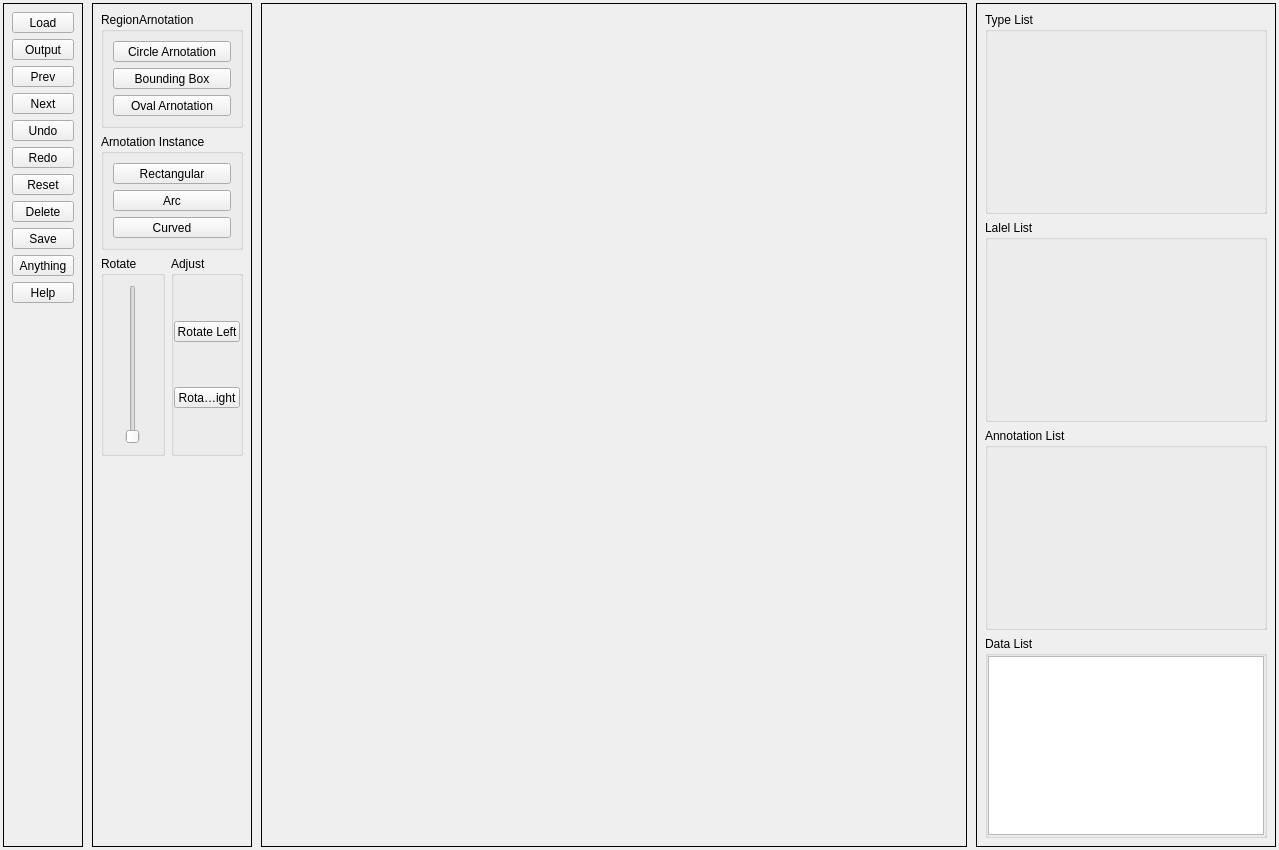
<?xml version="1.0" encoding="UTF-8"?>
<ui version="4.0">
 <class>SNet</class>
 <widget class="QWidget" name="SNet">
  <property name="geometry">
   <rect>
    <x>0</x>
    <y>0</y>
    <width>1279</width>
    <height>850</height>
   </rect>
  </property>
  <property name="windowTitle">
   <string>Form</string>
  </property>
  <layout class="QHBoxLayout" name="horizontalLayout">
   <property name="spacing">
    <number>9</number>
   </property>
   <property name="leftMargin">
    <number>3</number>
   </property>
   <property name="topMargin">
    <number>3</number>
   </property>
   <property name="rightMargin">
    <number>3</number>
   </property>
   <property name="bottomMargin">
    <number>3</number>
   </property>
   <item>
    <widget class="QWidget" name="widget" native="true">
     <property name="sizePolicy">
      <sizepolicy hsizetype="Maximum" vsizetype="Preferred">
       <horstretch>0</horstretch>
       <verstretch>0</verstretch>
      </sizepolicy>
     </property>
     <property name="minimumSize">
      <size>
       <width>80</width>
       <height>0</height>
      </size>
     </property>
     <property name="maximumSize">
      <size>
       <width>80</width>
       <height>16777215</height>
      </size>
     </property>
     <property name="styleSheet">
      <string notr="true">#widget{
 border:1px solid black;
}
</string>
     </property>
     <layout class="QVBoxLayout" name="verticalLayout">
      <item>
       <widget class="QToolButton" name="pushButton">
        <property name="sizePolicy">
         <sizepolicy hsizetype="Preferred" vsizetype="Fixed">
          <horstretch>0</horstretch>
          <verstretch>0</verstretch>
         </sizepolicy>
        </property>
        <property name="text">
         <string>Load</string>
        </property>
       </widget>
      </item>
      <item>
       <widget class="QToolButton" name="pushButton_11">
        <property name="sizePolicy">
         <sizepolicy hsizetype="Preferred" vsizetype="Fixed">
          <horstretch>0</horstretch>
          <verstretch>0</verstretch>
         </sizepolicy>
        </property>
        <property name="text">
         <string>Output</string>
        </property>
       </widget>
      </item>
      <item>
       <widget class="QToolButton" name="pushButton_9">
        <property name="sizePolicy">
         <sizepolicy hsizetype="Expanding" vsizetype="Fixed">
          <horstretch>0</horstretch>
          <verstretch>0</verstretch>
         </sizepolicy>
        </property>
        <property name="text">
         <string>Prev</string>
        </property>
       </widget>
      </item>
      <item>
       <widget class="QToolButton" name="pushButton_12">
        <property name="sizePolicy">
         <sizepolicy hsizetype="Expanding" vsizetype="Fixed">
          <horstretch>0</horstretch>
          <verstretch>0</verstretch>
         </sizepolicy>
        </property>
        <property name="text">
         <string>Next</string>
        </property>
       </widget>
      </item>
      <item>
       <widget class="QToolButton" name="pushButton_2">
        <property name="sizePolicy">
         <sizepolicy hsizetype="Expanding" vsizetype="Fixed">
          <horstretch>0</horstretch>
          <verstretch>0</verstretch>
         </sizepolicy>
        </property>
        <property name="text">
         <string>Undo</string>
        </property>
       </widget>
      </item>
      <item>
       <widget class="QToolButton" name="pushButton_3">
        <property name="sizePolicy">
         <sizepolicy hsizetype="Expanding" vsizetype="Fixed">
          <horstretch>0</horstretch>
          <verstretch>0</verstretch>
         </sizepolicy>
        </property>
        <property name="text">
         <string>Redo</string>
        </property>
       </widget>
      </item>
      <item>
       <widget class="QToolButton" name="pushButton_4">
        <property name="sizePolicy">
         <sizepolicy hsizetype="Expanding" vsizetype="Fixed">
          <horstretch>0</horstretch>
          <verstretch>0</verstretch>
         </sizepolicy>
        </property>
        <property name="text">
         <string>Reset</string>
        </property>
       </widget>
      </item>
      <item>
       <widget class="QToolButton" name="pushButton_15">
        <property name="sizePolicy">
         <sizepolicy hsizetype="Expanding" vsizetype="Fixed">
          <horstretch>0</horstretch>
          <verstretch>0</verstretch>
         </sizepolicy>
        </property>
        <property name="text">
         <string>Delete</string>
        </property>
       </widget>
      </item>
      <item>
       <widget class="QToolButton" name="pushButton_16">
        <property name="sizePolicy">
         <sizepolicy hsizetype="Expanding" vsizetype="Fixed">
          <horstretch>0</horstretch>
          <verstretch>0</verstretch>
         </sizepolicy>
        </property>
        <property name="text">
         <string>Save</string>
        </property>
       </widget>
      </item>
      <item>
       <widget class="QToolButton" name="pushButton_20">
        <property name="sizePolicy">
         <sizepolicy hsizetype="Expanding" vsizetype="Fixed">
          <horstretch>0</horstretch>
          <verstretch>0</verstretch>
         </sizepolicy>
        </property>
        <property name="text">
         <string>Anything</string>
        </property>
       </widget>
      </item>
      <item>
       <widget class="QToolButton" name="pushButton_18">
        <property name="sizePolicy">
         <sizepolicy hsizetype="Expanding" vsizetype="Fixed">
          <horstretch>0</horstretch>
          <verstretch>0</verstretch>
         </sizepolicy>
        </property>
        <property name="text">
         <string>Help</string>
        </property>
       </widget>
      </item>
      <item>
       <spacer name="verticalSpacer_2">
        <property name="orientation">
         <enum>Qt::Vertical</enum>
        </property>
        <property name="sizeHint" stdset="0">
         <size>
          <width>20</width>
          <height>723</height>
         </size>
        </property>
       </spacer>
      </item>
     </layout>
    </widget>
   </item>
   <item>
    <widget class="QWidget" name="widget_2" native="true">
     <property name="sizePolicy">
      <sizepolicy hsizetype="Maximum" vsizetype="Preferred">
       <horstretch>0</horstretch>
       <verstretch>0</verstretch>
      </sizepolicy>
     </property>
     <property name="minimumSize">
      <size>
       <width>160</width>
       <height>0</height>
      </size>
     </property>
     <property name="maximumSize">
      <size>
       <width>160</width>
       <height>16777215</height>
      </size>
     </property>
     <property name="styleSheet">
      <string notr="true">#widget_2{
 border:1px solid black;
}</string>
     </property>
     <layout class="QVBoxLayout" name="verticalLayout_5">
      <item>
       <widget class="QGroupBox" name="groupBox_5">
        <property name="title">
         <string>RegionArnotation</string>
        </property>
        <layout class="QVBoxLayout" name="verticalLayout_7">
         <property name="leftMargin">
          <number>9</number>
         </property>
         <property name="topMargin">
          <number>9</number>
         </property>
         <item>
          <widget class="QToolButton" name="pushButton_8">
           <property name="sizePolicy">
            <sizepolicy hsizetype="Expanding" vsizetype="Fixed">
             <horstretch>0</horstretch>
             <verstretch>0</verstretch>
            </sizepolicy>
           </property>
           <property name="text">
            <string>Circle Arnotation</string>
           </property>
          </widget>
         </item>
         <item>
          <widget class="QToolButton" name="pushButton_6">
           <property name="sizePolicy">
            <sizepolicy hsizetype="Expanding" vsizetype="Fixed">
             <horstretch>0</horstretch>
             <verstretch>0</verstretch>
            </sizepolicy>
           </property>
           <property name="text">
            <string>Bounding Box</string>
           </property>
          </widget>
         </item>
         <item>
          <widget class="QToolButton" name="pushButton_7">
           <property name="sizePolicy">
            <sizepolicy hsizetype="Expanding" vsizetype="Fixed">
             <horstretch>0</horstretch>
             <verstretch>0</verstretch>
            </sizepolicy>
           </property>
           <property name="text">
            <string>Oval Arnotation</string>
           </property>
          </widget>
         </item>
        </layout>
       </widget>
      </item>
      <item>
       <widget class="QGroupBox" name="groupBox_8">
        <property name="title">
         <string>Arnotation Instance</string>
        </property>
        <layout class="QVBoxLayout" name="verticalLayout_4">
         <item>
          <widget class="QToolButton" name="pushButton_5">
           <property name="sizePolicy">
            <sizepolicy hsizetype="MinimumExpanding" vsizetype="Fixed">
             <horstretch>0</horstretch>
             <verstretch>0</verstretch>
            </sizepolicy>
           </property>
           <property name="text">
            <string>Rectangular</string>
           </property>
          </widget>
         </item>
         <item>
          <widget class="QToolButton" name="pushButton_10">
           <property name="sizePolicy">
            <sizepolicy hsizetype="MinimumExpanding" vsizetype="Fixed">
             <horstretch>0</horstretch>
             <verstretch>0</verstretch>
            </sizepolicy>
           </property>
           <property name="text">
            <string>Arc</string>
           </property>
          </widget>
         </item>
         <item>
          <widget class="QToolButton" name="pushButton_17">
           <property name="sizePolicy">
            <sizepolicy hsizetype="MinimumExpanding" vsizetype="Fixed">
             <horstretch>0</horstretch>
             <verstretch>0</verstretch>
            </sizepolicy>
           </property>
           <property name="text">
            <string>Curved</string>
           </property>
          </widget>
         </item>
        </layout>
       </widget>
      </item>
      <item>
       <layout class="QHBoxLayout" name="horizontalLayout_2">
        <item>
         <widget class="QGroupBox" name="groupBox_6">
          <property name="sizePolicy">
           <sizepolicy hsizetype="Preferred" vsizetype="Expanding">
            <horstretch>0</horstretch>
            <verstretch>0</verstretch>
           </sizepolicy>
          </property>
          <property name="minimumSize">
           <size>
            <width>0</width>
            <height>200</height>
           </size>
          </property>
          <property name="maximumSize">
           <size>
            <width>16777215</width>
            <height>200</height>
           </size>
          </property>
          <property name="title">
           <string>Rotate</string>
          </property>
          <layout class="QHBoxLayout" name="horizontalLayout_7">
           <property name="leftMargin">
            <number>0</number>
           </property>
           <property name="topMargin">
            <number>9</number>
           </property>
           <property name="rightMargin">
            <number>0</number>
           </property>
           <item>
            <spacer name="horizontalSpacer_2">
             <property name="orientation">
              <enum>Qt::Horizontal</enum>
             </property>
             <property name="sizeHint" stdset="0">
              <size>
               <width>40</width>
               <height>20</height>
              </size>
             </property>
            </spacer>
           </item>
           <item>
            <widget class="QSlider" name="verticalSlider">
             <property name="sizePolicy">
              <sizepolicy hsizetype="Fixed" vsizetype="Expanding">
               <horstretch>0</horstretch>
               <verstretch>200</verstretch>
              </sizepolicy>
             </property>
             <property name="orientation">
              <enum>Qt::Vertical</enum>
             </property>
            </widget>
           </item>
           <item>
            <spacer name="horizontalSpacer">
             <property name="orientation">
              <enum>Qt::Horizontal</enum>
             </property>
             <property name="sizeHint" stdset="0">
              <size>
               <width>40</width>
               <height>20</height>
              </size>
             </property>
            </spacer>
           </item>
          </layout>
         </widget>
        </item>
        <item>
         <widget class="QGroupBox" name="groupBox_7">
          <property name="title">
           <string>Adjust</string>
          </property>
          <layout class="QVBoxLayout" name="verticalLayout_3">
           <property name="spacing">
            <number>0</number>
           </property>
           <property name="leftMargin">
            <number>0</number>
           </property>
           <property name="topMargin">
            <number>0</number>
           </property>
           <property name="rightMargin">
            <number>0</number>
           </property>
           <property name="bottomMargin">
            <number>0</number>
           </property>
           <item>
            <widget class="QToolButton" name="pushButton_13">
             <property name="sizePolicy">
              <sizepolicy hsizetype="Preferred" vsizetype="Fixed">
               <horstretch>0</horstretch>
               <verstretch>0</verstretch>
              </sizepolicy>
             </property>
             <property name="text">
              <string>Rotate Left</string>
             </property>
            </widget>
           </item>
           <item>
            <widget class="QToolButton" name="pushButton_14">
             <property name="sizePolicy">
              <sizepolicy hsizetype="Preferred" vsizetype="Fixed">
               <horstretch>0</horstretch>
               <verstretch>0</verstretch>
              </sizepolicy>
             </property>
             <property name="text">
              <string>Rotate Right</string>
             </property>
            </widget>
           </item>
          </layout>
         </widget>
        </item>
       </layout>
      </item>
      <item>
       <spacer name="verticalSpacer">
        <property name="orientation">
         <enum>Qt::Vertical</enum>
        </property>
        <property name="sizeHint" stdset="0">
         <size>
          <width>20</width>
          <height>623</height>
         </size>
        </property>
       </spacer>
      </item>
     </layout>
    </widget>
   </item>
   <item>
    <widget class="QWidget" name="widget_3" native="true">
     <property name="sizePolicy">
      <sizepolicy hsizetype="MinimumExpanding" vsizetype="MinimumExpanding">
       <horstretch>0</horstretch>
       <verstretch>0</verstretch>
      </sizepolicy>
     </property>
     <property name="styleSheet">
      <string notr="true">#widget_3{
 border:1px solid black;
}</string>
     </property>
    </widget>
   </item>
   <item>
    <widget class="QWidget" name="widget_4" native="true">
     <property name="minimumSize">
      <size>
       <width>300</width>
       <height>0</height>
      </size>
     </property>
     <property name="maximumSize">
      <size>
       <width>300</width>
       <height>16777215</height>
      </size>
     </property>
     <property name="styleSheet">
      <string notr="true">#widget_4{
 border:1px solid black;
}
</string>
     </property>
     <layout class="QVBoxLayout" name="verticalLayout_8" stretch="1,1,1,1">
      <item>
       <widget class="QGroupBox" name="groupBox_4">
        <property name="title">
         <string>Type List</string>
        </property>
        <layout class="QHBoxLayout" name="horizontalLayout_3">
         <property name="spacing">
          <number>0</number>
         </property>
         <property name="leftMargin">
          <number>0</number>
         </property>
         <property name="topMargin">
          <number>0</number>
         </property>
         <property name="rightMargin">
          <number>0</number>
         </property>
         <property name="bottomMargin">
          <number>0</number>
         </property>
         <item>
          <widget class="QWidget" name="widget_8" native="true"/>
         </item>
         <item>
          <widget class="QWidget" name="widget_9" native="true"/>
         </item>
        </layout>
       </widget>
      </item>
      <item>
       <widget class="QGroupBox" name="groupBox_3">
        <property name="title">
         <string>Lalel List</string>
        </property>
        <layout class="QHBoxLayout" name="horizontalLayout_6">
         <property name="spacing">
          <number>0</number>
         </property>
         <property name="leftMargin">
          <number>0</number>
         </property>
         <property name="topMargin">
          <number>0</number>
         </property>
         <property name="rightMargin">
          <number>0</number>
         </property>
         <property name="bottomMargin">
          <number>0</number>
         </property>
         <item>
          <widget class="QWidget" name="widget_5" native="true"/>
         </item>
        </layout>
       </widget>
      </item>
      <item>
       <widget class="QGroupBox" name="groupBox_2">
        <property name="title">
         <string>Annotation List</string>
        </property>
        <layout class="QHBoxLayout" name="horizontalLayout_5">
         <property name="spacing">
          <number>0</number>
         </property>
         <property name="leftMargin">
          <number>0</number>
         </property>
         <property name="topMargin">
          <number>0</number>
         </property>
         <property name="rightMargin">
          <number>0</number>
         </property>
         <property name="bottomMargin">
          <number>0</number>
         </property>
         <item>
          <widget class="QWidget" name="widget_6" native="true"/>
         </item>
         <item>
          <widget class="QWidget" name="widget_7" native="true"/>
         </item>
        </layout>
       </widget>
      </item>
      <item>
       <widget class="QGroupBox" name="groupBox">
        <property name="title">
         <string>Data List</string>
        </property>
        <layout class="QHBoxLayout" name="horizontalLayout_4">
         <property name="spacing">
          <number>0</number>
         </property>
         <property name="leftMargin">
          <number>0</number>
         </property>
         <property name="topMargin">
          <number>0</number>
         </property>
         <property name="rightMargin">
          <number>0</number>
         </property>
         <property name="bottomMargin">
          <number>0</number>
         </property>
         <item>
          <widget class="QListWidget" name="listWidget"/>
         </item>
        </layout>
       </widget>
      </item>
     </layout>
    </widget>
   </item>
  </layout>
 </widget>
 <resources/>
 <connections/>
</ui>
